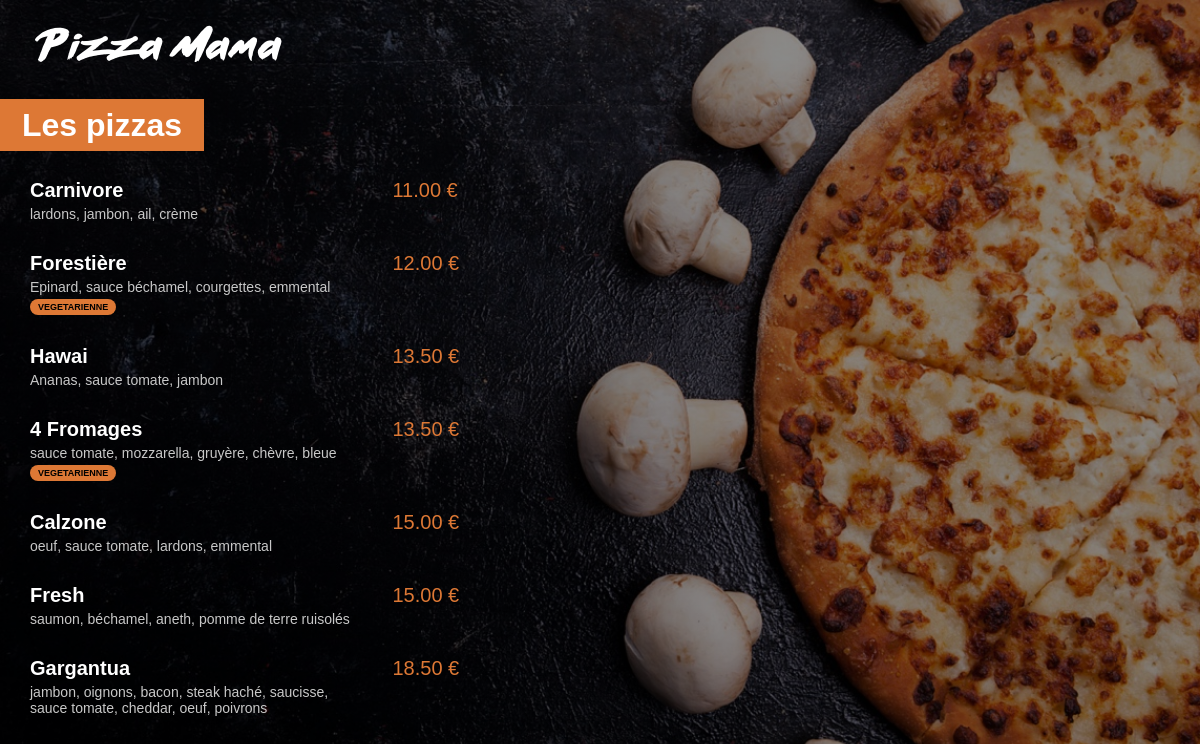
The app's page /menu/ with its own data.
### menu/models.py (models this page shows, shortened)
class Pizza(models.Model):
    nom = models.CharField(max_length=200)
    ingredients = models.CharField(max_length=400)
    prix = models.FloatField(default=0)
    vegetarienne = models.BooleanField(default=False)

### menu/views.py (the view)
# urls.py: path('', views.index, name="index"),
def index(request):
   pizzas = Pizza.objects.all().order_by('prix')
   return render(request, 'menu/index.html', {'pizzas': pizzas})

### menu/templates/menu/index.html (shortened to what this page needs)
{% load static %}
<html lang="fr" xmlns="http://www.w3.org/1999/html">
<head>
    <link rel="stylesheet" href="{% static 'menu/style.css' %}">
</head>
<body>
<a href="{% url 'main:index' %}"><img id="small_logo" src="{% static 'menu/images/small_logo.png' %}"></a>
<div class="menu_title"><h1>Les pizzas</h1>
</div>
<div class="menu_list">
    {% for pizza in pizzas %}
        <div class="menu_list_item">
            <span class="menu_list_title">{{pizza.nom}}</span>
            <span class="menu_list_prix">{{pizza.prix | floatformat:2}} €</span>
            <span class="menu_list_ingredients">{{pizza.ingredients}}</span>
            {% if pizza.vegetarienne %}
            <span class="vegi">VEGETARIENNE</span>
            {% endif %}
        </div>
    {% endfor %}
</div>
</body>
</html>

### static/menu/style.css (style rules this page uses)
body { background: linear-gradient(0deg, rgba(0, 0, 0, 0.45), rgba(0, 0, 0, 0.45)), url("images/menu_background.jpg") no-repeat center center fixed; -webkit-background-size: cover; -moz-background-size: cover; -o-background-size: cover; background-size: cover; color: white; margin: 0px; font-family : Arial; }
#small_logo { margin-top : 25px; margin-left : 35px; }
h1 { background-color : #DD7835; display: inline; padding: 8px 22px; }
.menu_title { margin-top : 45px; margin-bottom : 35px; }
.menu_list { margin-left: 30px; }
.menu_list_item { margin: 30px 0px; }
.menu_list_title { font-weight: bold; font-size : 20px; display: inline-block; width : 350px; }
.menu_list_prix { color: #DD7835; font-size: 20px; font-weight: underline; margin-left: 8px; display : inline-block; width : 70px; text-align : left; }
.menu_list_ingredients { color: #c8c8c8; font-size: 14px; margin-top: 4px; display: block; width: 320px; }
.vegi { background-color: #DD7835; font-size: 9px; color: black; padding: 3px 8px; margin-top: 4px; display: inline-block; border-radius : 8px; font-weight: bold; }

### records on screen
Pizza: nom "Carnivore", prix "11.00", ingredients "lardons, jambon, ail, crème"
Pizza: nom "Forestière", prix "12.00", ingredients "Epinard, sauce béchamel, courgettes, emmental", vegetarienne "VEGETARIENNE"
Pizza: nom "Hawai", prix "13.50", ingredients "Ananas, sauce tomate, jambon"
Pizza: nom "4 Fromages", prix "13.50", ingredients "sauce tomate, mozzarella, gruyère, chèvre, bleue", vegetarienne "VEGETARIENNE"
Pizza: nom "Calzone", prix "15.00", ingredients "oeuf, sauce tomate, lardons, emmental"
Pizza: nom "Fresh", prix "15.00", ingredients "saumon, béchamel, aneth, pomme de terre ruisolés"
Pizza: nom "Gargantua", prix "18.50", ingredients "jambon, oignons, bacon, steak haché, saucisse, sauce tomate, cheddar, oeuf, poivrons"
